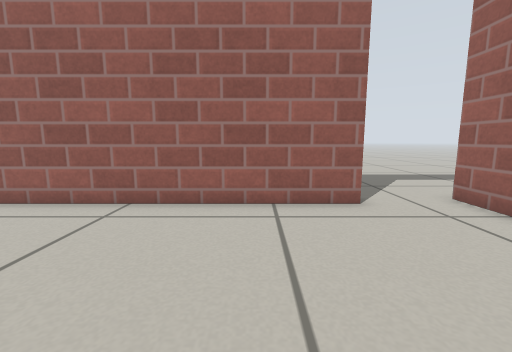
[1] (above)

12 first-person views from a walk through a Gazebo world. The camera is 0.44 m above the floor, tilts 8° down and sees 90° across. The floor is counted in squares, 0.25 m on a side. Each view is taken from the middle of a square. On the plan, view 1 faces up. The plan holds only what a view shows up to about 14 squares ahead; the rest is blank. Gazebo's built-in surfaces are drawn with simple patterns.

[2]
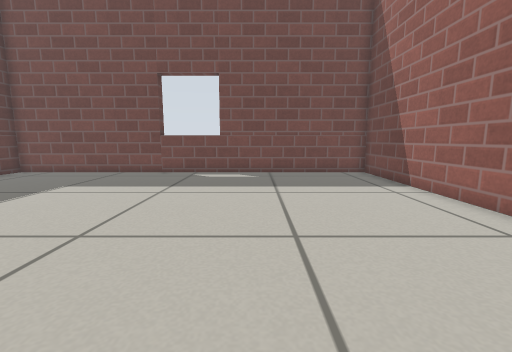

[3]
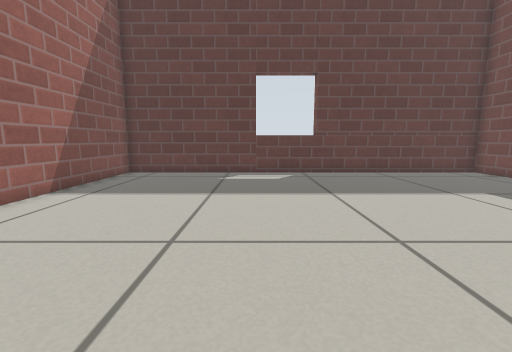

[4]
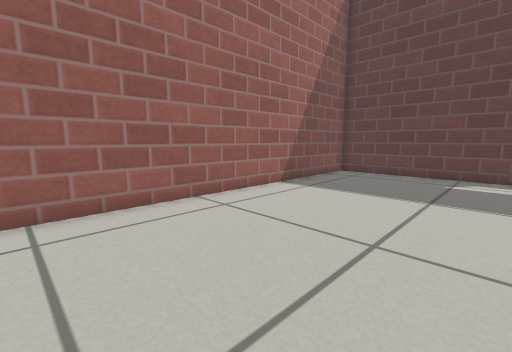

[5]
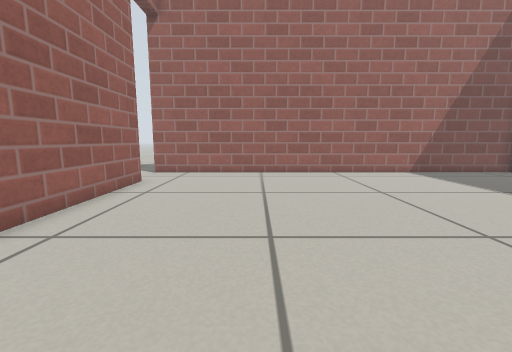

[6]
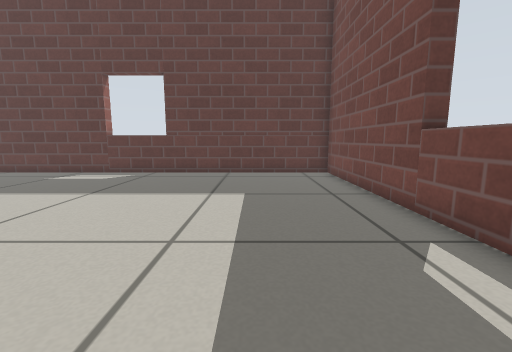

[7]
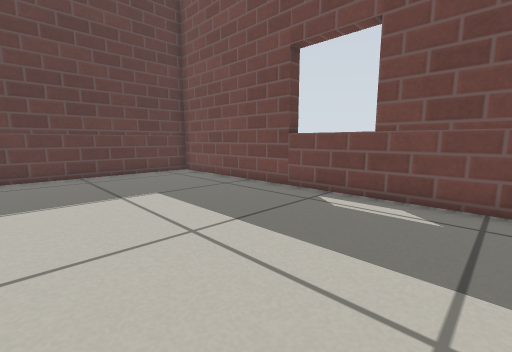

[8]
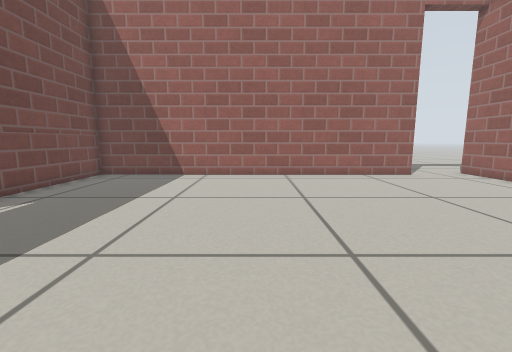

[9]
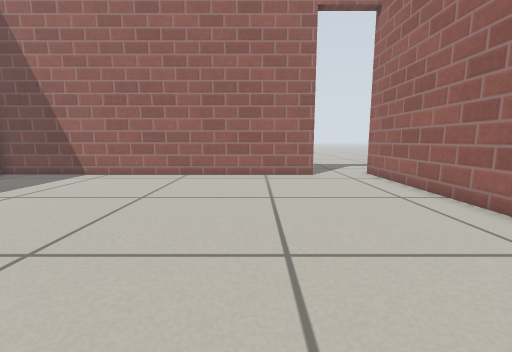

[10]
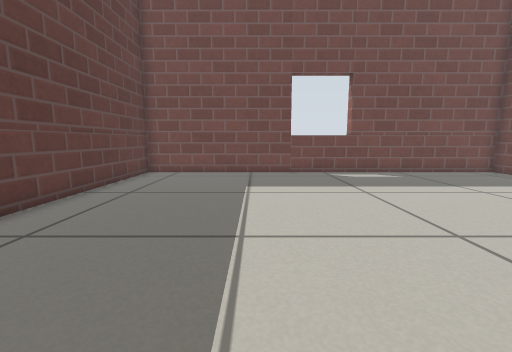

[11]
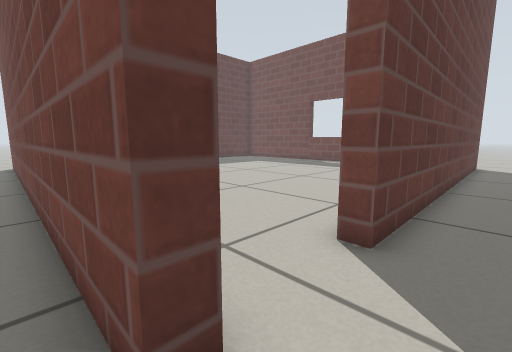

[12]
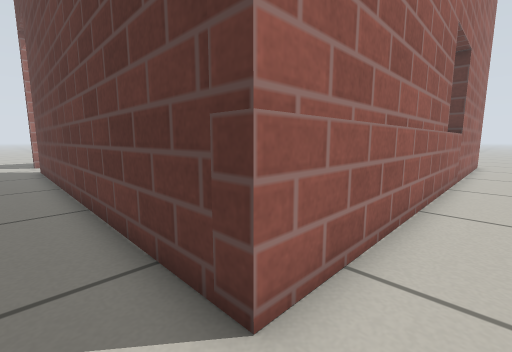

### Floor plan
Points are (right, up) in squares from view 1. A wall is a line through its corners. A room is listed if a view was taken in it or the views show most of it. See-through windows are left out.
Room 1 (views 1, 2, 3, 4, 5, 6, 7, 8, 9, 10)
walls: (2.9, 6.9) (-12.9, 6.9) (-12.9, -11.9) (5.9, -11.9) (5.9, 7.5)
ways out: open door at (4.5, 7) to room 2
Room 2 (views 11, 12)
walls: (5.9, 7.5) (6.5, 7.5) (6.5, -10.4); (-13.5, -9.6) (-13.5, 7.5) (2.9, 7.5)
ways out: open door at (4.5, 7) to room 1

Positions as (right, up) in squares from view 1, and headings:
1: (0, 0), facing up
2: (1, 1), facing left
3: (-1, 2), facing down
4: (-1, 2), facing down-right
5: (-8, 2), facing right
6: (-9, 2), facing down
7: (-5, 2), facing down-left
8: (-5, -6), facing up
9: (0, -6), facing up
10: (1, -6), facing left
11: (7, 9), facing down-left
12: (-15, 9), facing down-right
